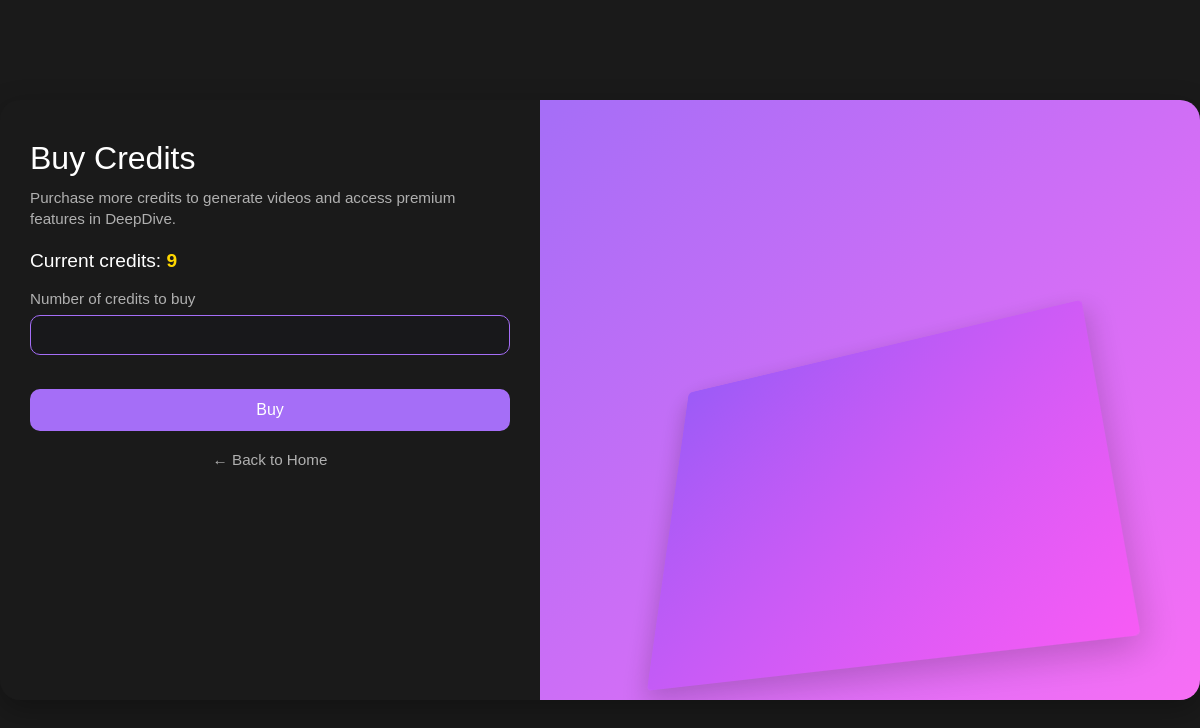
The app's page /buy-credits/ (signed in), older data.
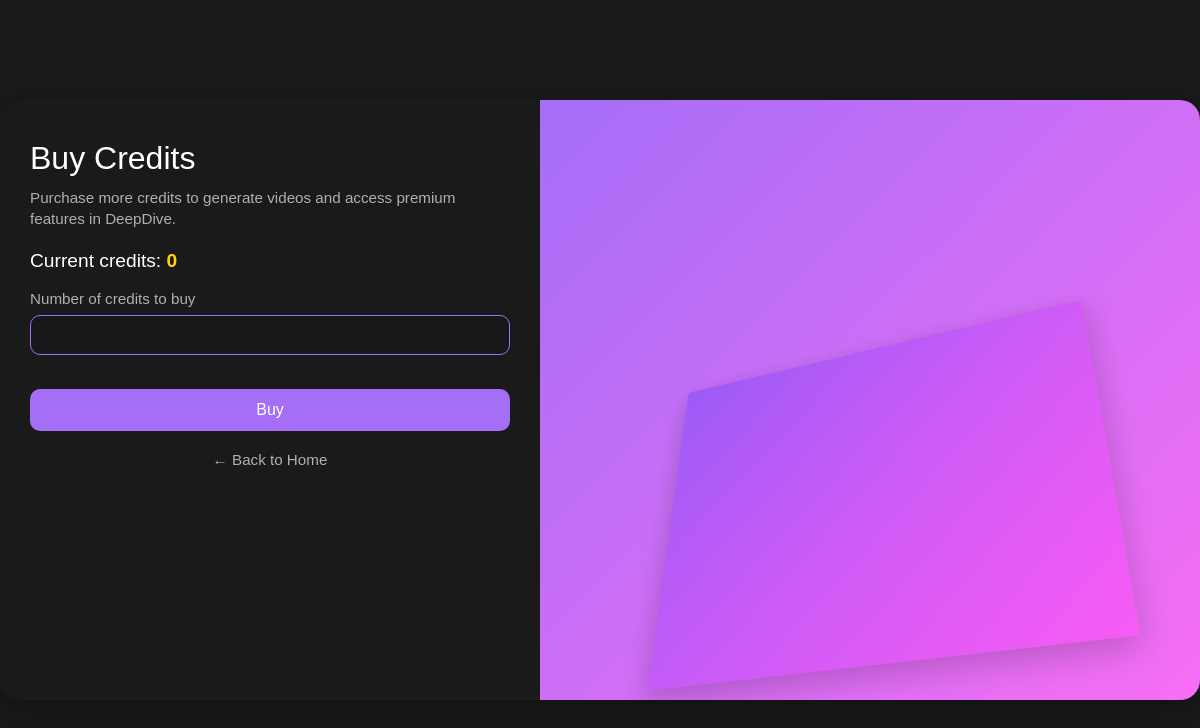
The same page, newer data.
### video_generator/models.py (models this page shows)
class CustomUser(AbstractUser):
    name = models.CharField(max_length=150, blank=True, default='')
    credits = models.PositiveIntegerField(default=0)

### video_generator/views.py (the view, shortened to what this page needs)
# urls.py: path('buy-credits/', views.buy_credits, name='buy_credits'),
@login_required
def buy_credits(request):
    if not request.user.is_authenticated:
        return redirect('login')
    return render(request, 'video_generator/buy_credits.html', {'user': request.user})

### video_generator/templates/video_generator/buy_credits.html (shortened to what this page needs)
{% load static %}
<!DOCTYPE html>
<html lang="en">
<head>
</head>
<body class="animated fadeIn">
    <div class="account-container animated fadeInUp">
        <div class="account-form">
            <h1 class="animated fadeInDown">Buy Credits</h1>
            <div class="desc">Purchase more credits to generate videos and access premium features in DeepDive.</div>
            <div class="current-credits">Current credits: <span>{{ user.credits }}</span></div>
            <form method="post" class="animated fadeInLeft">
                <div class="form-group">
                    <label for="credits">Number of credits to buy</label>
                    <input type="number" id="credits" name="credits" min="10" required>
                </div>
                <button type="submit" class="update-btn animated bounceIn">Buy</button>
            </form>
            <div class="back-link">
                <a href="/" class="animated fadeInRight">&larr; Back to Home</a>
            </div>
        </div>
        <div class="account-image">
            <div class="geometric-shape"></div>
        </div>
    </div>
</body>
</html>

### video_generator/templates/video_generator/buy_credits.html (style rules this page uses)
* { margin: 0; padding: 0; box-sizing: border-box; font-family: 'Arial', sans-serif; }
body { background-color: #1a1a1a; color: white; height: 100vh; display: flex; justify-content: center; align-items: center; margin: 0; }
.account-container { display: flex; width: 100%; max-width: 1200px; height: 600px; border-radius: 20px; overflow: hidden; box-shadow: 0 10px 30px rgba(0, 0, 0, 0.3); }
.account-form { width: 45%; padding: 40px 30px; background-color: #1a1a1a; display: flex; flex-direction: column; justify-content: flex-start; overflow-y: auto; }
.account-image { width: 55%; background: linear-gradient(135deg, #a56ef7 0%, #f76ef5 100%); position: relative; overflow: hidden; display: flex; justify-content: center; align-items: center; }
.geometric-shape { position: absolute; bottom: 5%; right: 15%; width: 70%; height: 60%; background: linear-gradient(135deg, #9c5bf7 0%, #f75bf5 100%); transform: perspective(800px) rotateX(30deg) rotateY(-20deg); box-shadow: 0 10px 30px rgba(0, 0, 0, 0.2); border-radius: 5px; }
h1 { font-size: 2rem; margin-bottom: 10px; font-weight: normal; }
.desc { color: #b0b0b0; margin-bottom: 20px; line-height: 1.4; font-size: 0.95rem; }
.form-group { margin-bottom: 18px; }
label { display: block; margin-bottom: 8px; color: #b0b0b0; font-size: 0.95rem; }
input[type="number"] { width: 100%; padding: 10px 15px; border-radius: 10px; margin-bottom: 1rem; border: 1px solid #a56ef7; background-color: #18181b; color: #fff; font-size: 1rem; }
.update-btn { width: 100%; padding: 12px; border-radius: 10px; border: none; background-color: #a56ef7; color: white; font-size: 1rem; cursor: pointer; margin-bottom: 10px; font-weight: normal; }
.back-link { text-align: center; margin-top: 10px; }
.back-link a { color: #b0b0b0; text-decoration: none; font-size: 0.95rem; }
.current-credits { font-size: 1.2rem; margin-bottom: 18px; }
.current-credits span { color: #ffd700; font-weight: bold; }
.animated { animation-duration: 1s; animation-fill-mode: both; }
.fadeIn { animation-name: fadeIn; }

Row changes from the older to the newer data that the page shows:
changed CustomUser: credits "9" → "0"
